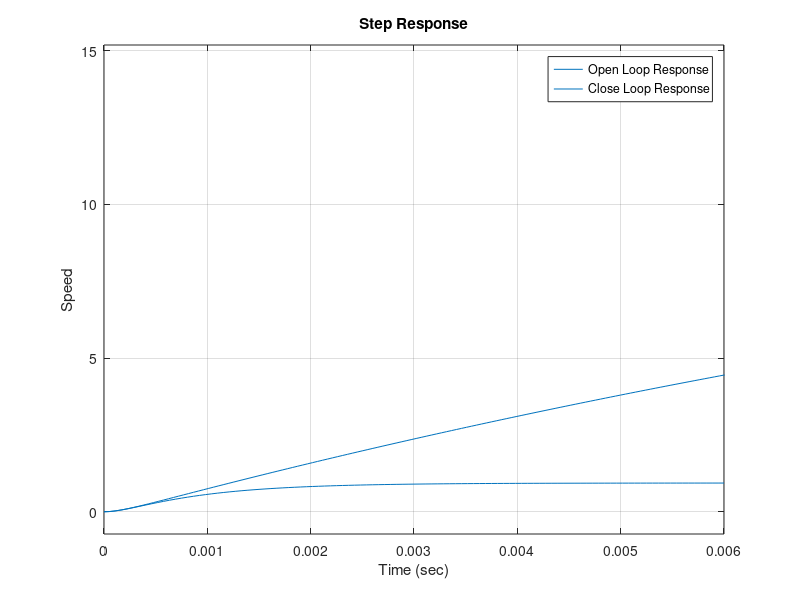

The MATLAB source for this figure:
Ke = 0.06902;
taue = 151.51*10^-6;
taum = 0.0161;
G = tf([1/Ke],[taum*taue taum 1]);
% Open and Closed Loop Responses
Gcl = feedback(G,1);
figure(1)
step(G)
hold on
step(Gcl)


grid on
legend('Open Loop Response', 'Close Loop Response')
ylabel('Speed')
xlabel('Time (sec)')